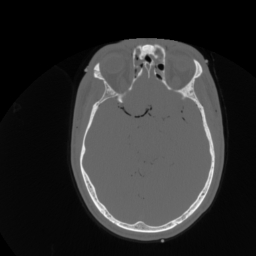
#> input picture HW3/Q4/ct.jpg, 256 x 256 px
$ jupyter execute Q4.ipynb
#> lines starting #> are read from the running program, lines starting #| are printed output that depends on the picture
# Importing Libraries

[cell 1]
import numpy as np
import matplotlib.pyplot as plt
import imageio as iio

# Reading Image

[cell 2]
img = iio.imread('ct.jpg')[:,:,0]
#> img: shape (256, 256); min 0, max 247, mean 45.9

def show_image(img, title='', save=False, name=''):
    '''
    a function for showing images
    '''
    plt.figure()
    plt.imshow(img, cmap='gray')
    plt.xticks([])
    plt.yticks([])
    plt.title(title)
    if save:
        plt.savefig(name)
    plt.show()

show_image(img)

# Shifting

[cell 3]
def trans_func(img, m, n):
#> called with m = 40, n = 20
    x, y = img.shape
#> x = 256; y = 256
    i = np.linspace(0,x,x) - x//2
#> i = 256 values from -128 to 128
    j = np.linspace(0,y,y) - y//2
#> j = 256 values from -128 to 128
    return np.outer(np.exp(-complex(0,1)*2*np.pi*i*m/x), np.exp(-complex(0,1)*2*np.pi*j*n/y))

def shift(img, m, n):
    f = np.fft.fftshift(np.fft.fft2(img))
    fnew = f*trans_func(img, m, n)
    new = np.fft.ifft2(np.fft.ifftshift(fnew)).real
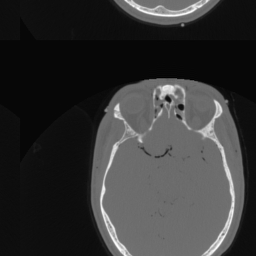
#> new: shape (256, 256) float64; min -5.56, max 182.8, mean 33.9; drawn with min black and max white
    new = (new-np.min(new))/(np.max(new)-np.min(new))*255
    return new

show_image(shift(img, 40, 20), title='shifted image', save=True, name='res01.jpg')

# Fourier Transform of Kernel

[cell 4]
show_image(np.round(np.abs(trans_func(img, 40, 20))).astype('uint8'), title='Transfer Function', save=True, name='res02.jpg')
#> call 3 of show_image, with title = 'Transfer Function', save = True, name = 'res02.jpg'
#> in show_image (call 3), `plt.savefig(name)`:
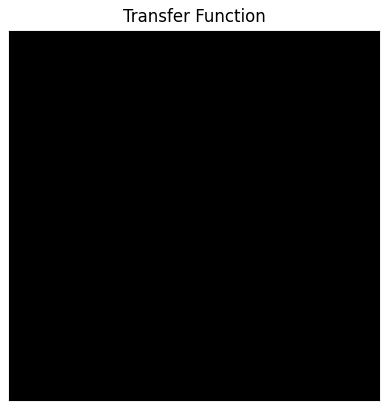
#> figure drawn by matplotlib, 1 panel
